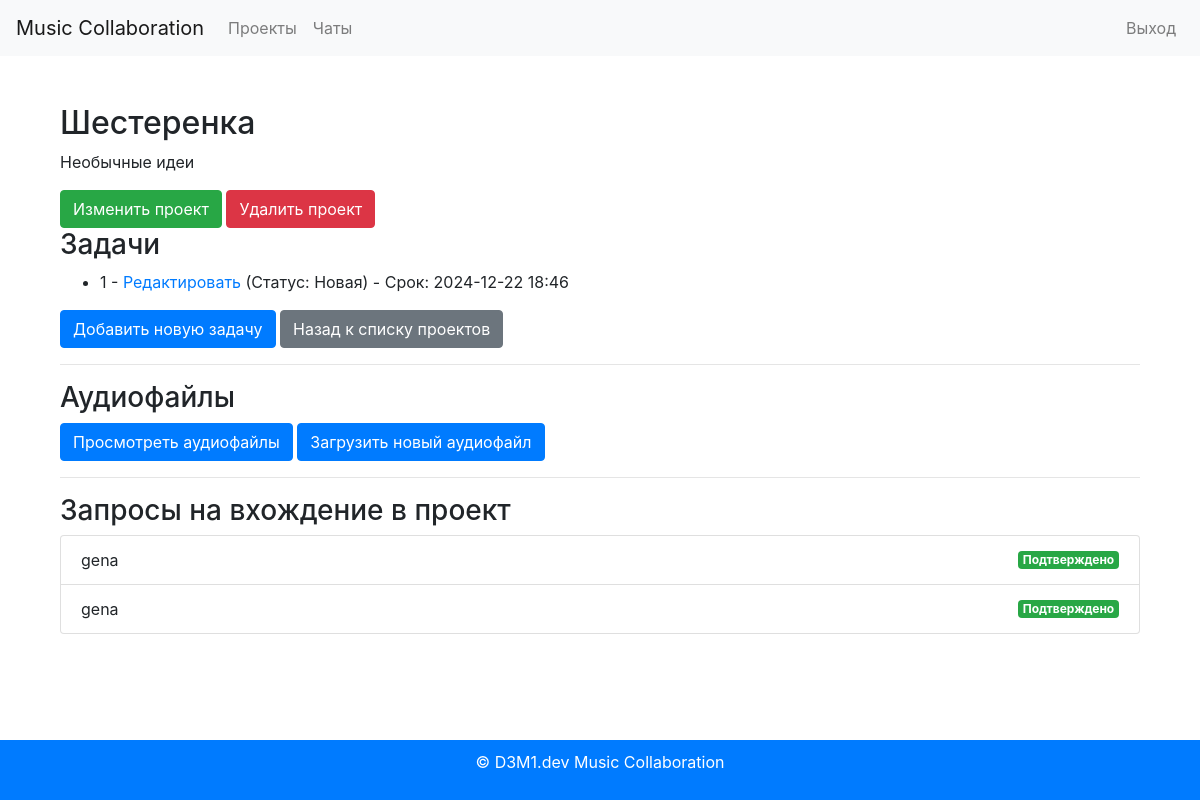
/projects/2/ (signed in), run on an earlier commit of the app's database.
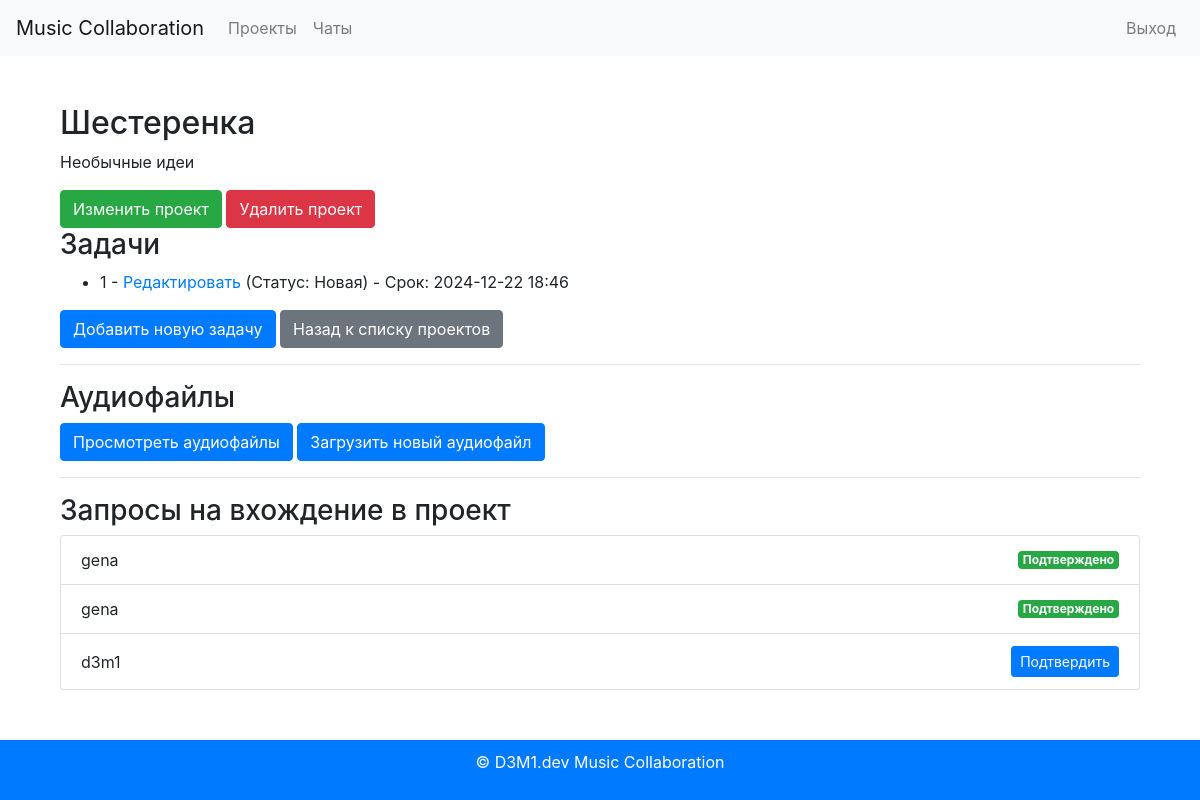
And on a later commit of the database.
### tasks/models.py (models this page shows, shortened)
class Task(models.Model):
    STATUS_CHOICES = [
        ('new', 'Новая'),
        ('in_progress', 'В процессе'),
        ('completed', 'Завершена'),
    ]
    id = models.AutoField(primary_key=True)
    project = models.ForeignKey(Project, on_delete=models.CASCADE, related_name='tasks')  # Связь с проектом
    title = models.CharField(max_length=255)
    description = models.TextField(blank=True)  # Поле описания может быть пустым
    assignee = models.ForeignKey(User, on_delete=models.SET_NULL, null=True, blank=True)  # Исполнитель задачи
    status = models.CharField(max_length=50, choices=STATUS_CHOICES, default='new')  # Статус задачи
    due_date = models.DateTimeField(null=True, blank=True)  # Дата завершения задачи

### projects/models.py (models this page shows, shortened)
class JoinRequest(models.Model):
    project = models.ForeignKey(Project, related_name='join_requests', on_delete=models.CASCADE)
    user = models.ForeignKey(settings.AUTH_USER_MODEL, on_delete=models.CASCADE)
    created_at = models.DateTimeField(auto_now_add=True)
    confirmed = models.BooleanField(default=False)

### users/models.py (models this page shows, shortened)
class CustomUser(AbstractUser):
    ROLE_CHOICES = [
        ('producer', 'Продюсер'),
        ('musician', 'Музыкант'),
        ('vocalist', 'Вокалист'),
    ]
    id = models.AutoField(primary_key=True)
    password_hash = models.CharField(max_length=255)
    role = models.CharField(max_length=50, choices=ROLE_CHOICES)
    avatar = models.ImageField(upload_to='avatars/', blank=True, null=True)
    email = models.EmailField(unique=True)
    status = models.CharField(max_length=50)
    profile_settings = models.JSONField(default=dict)
    created_at = models.DateTimeField(auto_now_add=True)
    updated_at = models.DateTimeField(auto_now=True)

### projects/views.py (the view)
# urls.py: path('<int:pk>/', project_detail, name='project_detail'),
@login_required
def project_detail(request, pk):
    project = get_object_or_404(Project, pk=pk)
    join_request = get_object_or_404(JoinRequest, pk=pk)
    if request.user != project.owner and not project.join_requests.filter(user=request.user, confirmed=True).exists():
        return render(request, '403.html', {'project': project})  # Отображаем страницу 403
    return render(request, 'projects/project_detail.html', {'project': project})

### projects/templates/projects/project_detail.html (shortened to what this page needs)
{% extends 'base.html' %}
{% block content %}
  <div class="container mt-5">
    <h2>{{ project.name }}</h2>
    <p>{{ project.description }}</p>
    {% if project.owner_id == current_user.id %}
      <p>У вас нет доступа для изменения проекта</p>
    {% else %}
      <a href="{% url 'projects:project_edit' project.id %}" class="btn btn-success">Изменить проект</a>
      <form action="{% url 'projects:project_delete' project.id %}" method="post" style="display:inline;">
        <button type="submit" class="btn btn-danger">Удалить проект</button>
      </form>
    {% endif %}
    <h3>Задачи</h3>
    <ul>
      {% for task in project.tasks.all %}
        <li>
          {{ task.title }} -
          <a href="{% url 'tasks:task_edit' project.id task.id %}">Редактировать</a>
          (Статус: {{ task.get_status_display }}){% if task.due_date %}
            - Срок: {{ task.due_date|date:'Y-m-d H:i' }}
          {% endif %}
        </li>
      {% endfor %}
    </ul>
    <a href="{% url 'tasks:task_create' project.id %}" class="btn btn-primary">Добавить новую задачу</a>
    <a href="{% url 'projects:project_list' %}" class="btn btn-secondary">Назад к списку проектов</a>
    <hr />
    <h3>Аудиофайлы</h3>
    <a href="{% url 'version_control:file_list' project.id %}" class="btn btn-primary">Просмотреть аудиофайлы</a>
    <a href="{% url 'version_control:upload_file' project.id %}" class="btn btn-primary">Загрузить новый аудиофайл</a>
    <hr />
    <h3>Запросы на вхождение в проект</h3>
    {% if project.join_requests.exists %}
      <ul class="list-group">
        {% for request in project.join_requests.all %}
          <li class="list-group-item d-flex justify-content-between align-items-center">
            {{ request.user.username }}
            {% if request.confirmed %}
              <span class="badge badge-success">Подтверждено</span>
            {% else %}
              <form action="{% url 'projects:confirm_join_request' request.id %}" method="post" style="display:inline;">
                <button type="submit" class="btn btn-primary btn-sm">Подтвердить</button>
              </form>
            {% endif %}
          </li>
        {% endfor %}
      </ul>
    {% else %}
      <p>Нет запросов на вхождение в проект.</p>
    {% endif %}
  </div>
{% endblock %}

What changed in the data, as far as the page shows it:
added JoinRequest: user.username "d3m1", confirmed "Подтвердить"
